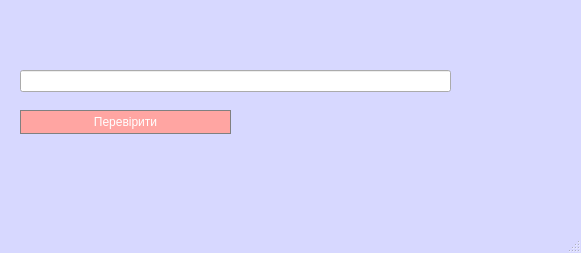
<?xml version="1.0" encoding="UTF-8"?>
<ui version="4.0">
 <class>MainWindow</class>
 <widget class="QMainWindow" name="MainWindow">
  <property name="geometry">
   <rect>
    <x>0</x>
    <y>0</y>
    <width>581</width>
    <height>253</height>
   </rect>
  </property>
  <property name="windowTitle">
   <string>MainWindow</string>
  </property>
  <property name="styleSheet">
   <string notr="true">QMainWindow
{

  background-color: rgb(215, 216, 255);
}
</string>
  </property>
  <widget class="QWidget" name="centralwidget">
   <widget class="QLineEdit" name="lineEdit">
    <property name="geometry">
     <rect>
      <x>20</x>
      <y>70</y>
      <width>431</width>
      <height>22</height>
     </rect>
    </property>
   </widget>
   <widget class="QLabel" name="label">
    <property name="geometry">
     <rect>
      <x>240</x>
      <y>110</y>
      <width>211</width>
      <height>21</height>
     </rect>
    </property>
    <property name="text">
     <string/>
    </property>
   </widget>
   <widget class="QPushButton" name="pushButton">
    <property name="geometry">
     <rect>
      <x>20</x>
      <y>110</y>
      <width>211</width>
      <height>24</height>
     </rect>
    </property>
    <property name="styleSheet">
     <string notr="true">QPushButton {
  background-color: rgb(255, 165, 162);
  color: white; 
  border: 1px solid gray;
}</string>
    </property>
    <property name="text">
     <string>Перевірити</string>
    </property>
   </widget>
  </widget>
  <widget class="QMenuBar" name="menubar">
   <property name="geometry">
    <rect>
     <x>0</x>
     <y>0</y>
     <width>581</width>
     <height>22</height>
    </rect>
   </property>
  </widget>
  <widget class="QStatusBar" name="statusbar"/>
 </widget>
 <resources/>
 <connections/>
</ui>
